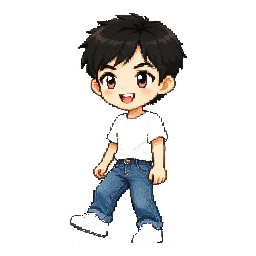
#> input picture pixel-town-app/assets/characters/01_hero_male/frame_02.png, 256 x 256 px
$ python -i atlas_tiles.py   (imports and definitions only)
#> lines starting #> are read from the running program, lines starting #| are printed output that depends on the picture; after the words box and inside, x2 and y2 are one past the last pixel; in counts of white or black regions, pixels touching at a corner belong together
"""Split transparent generated atlases by connected sprites, avoiding grid cuts."""
from collections import deque
import numpy as np
from PIL import Image, ImageFilter

def tiles(path, count=20, columns=5, filter_size=5):
#> called with count = 20, columns = 5, filter_size = 5
 im=Image.open(path).convert('RGBA')
#> im is the input picture: PIL image 256x256 RGBA; mean R, G, B, A 20, 18.9, 18.1, 48
 mask=np.array(im.getchannel('A').point(lambda x:255 if x>=128 else 0).filter(ImageFilter.MaxFilter(filter_size)))>0
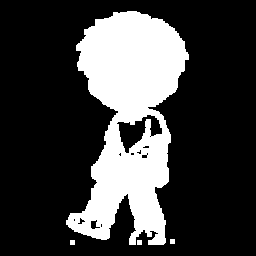
#> mask: shape (256, 256) bool; 24.7% white; 4 white regions, box (x1, y1, x2, y2) and area: (66, 11, 189, 245) 16143, (170, 239, 175, 244) 25, (70, 240, 75, 245) 25, (137, 240, 142, 245) 25
 h,w=mask.shape; labels=np.zeros((h,w),np.int32);parts=[];ident=0
#> after `h, w = mask.shape`: h = 256; w = 256
 for y,x in zip(*np.nonzero(mask)):
  y,x=int(y),int(x)
  if labels[y,x]:continue
  ident+=1;q=deque([(y,x)]);labels[y,x]=ident
  loX=hiX=x;loY=hiY=y;area=0
  while q:
   yy,xx=q.popleft();area+=1
   loX=min(loX,xx);hiX=max(hiX,xx);loY=min(loY,yy);hiY=max(hiY,yy)
   for ny,nx in ((yy-1,xx),(yy+1,xx),(yy,xx-1),(yy,xx+1)):
    if 0<=ny<h and 0<=nx<w and mask[ny,nx] and not labels[ny,nx]:
     labels[ny,nx]=ident;q.append((ny,nx))
  if area>1500:parts.append((ident,(loX,loY,hiX+1,hiY+1)))
#> this loop made 16218 passes
#> (y, x) on passes 2 to 4: (11, 128), (11, 129), (11, 130)
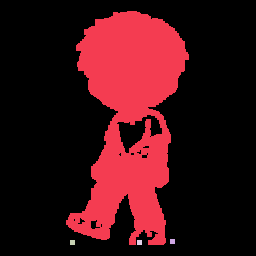
#> labels: shape (256, 256) int32; 5 distinct labels, from 0 to 4; one colour per label, 0 black
#> after the loop, ident = 4; parts = [(1, (66, 11, 189, 245))]
 # Generated neighbours can touch by one stray outline pixel. Split only a
 # genuinely double-width component, at the sparsest central vertical seam.
 while len(parts)<count:
  candidates=[p for p in parts if p[1][2]-p[1][0]>w/columns*1.65]
  if not candidates:break
  old,box=max(candidates,key=lambda p:p[1][2]-p[1][0]);bx,by,ex,ey=box
  span=ex-bx;lo=bx+round(span*.35);hi=bx+round(span*.65)
  projection=np.sum(labels[by:ey,lo:hi]==old,axis=0)
  seam=lo+int(np.argmin(projection));ident+=1
  region=labels[by:ey,seam:ex];region[region==old]=ident
  parts.remove((old,box));parts.extend([(old,(bx,by,seam,ey)),(ident,(seam,by,ex,ey))])
#> this loop made 2 passes
#> (old, bx, by, ex, ey, span, lo, hi) on pass 1: (1, 66, 11, 189, 245, 123, 109, 146)
#> pass 1, in tiles, `region = labels[by:ey, seam:ex]`:
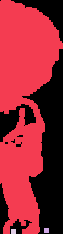
#> region: shape (234, 63) int32; 4 distinct labels, from 0 to 4; one colour per label, 0 black
#> after the loop:
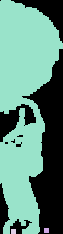
#> region: shape (234, 63) int32; 4 distinct labels, from 0 to 5; one colour per label, 0 black
#> after the loop, ident = 5; parts = [(1, (66, 11, 126, 245)), (5, (126, 11, 189, 245))]
#> (the run stopped early here; a loop or call above may not have finished)

$ run again, on pixel-town-app/assets/characters/01_hero_male/frame_03.png
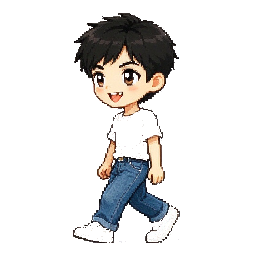
#> input picture pixel-town-app/assets/characters/01_hero_male/frame_03.png, 256 x 256 px
#> in tiles, im is the input picture: PIL image 256x256 RGBA; mean R, G, B, A 19, 18.2, 17.5, 46.8
#> mask: shape (256, 256) bool; 24.1% white; 4 white regions, box (x1, y1, x2, y2) and area: (71, 11, 182, 245) 15631, (140, 118, 146, 129) 60, (117, 239, 128, 245) 60, (176, 237, 181, 242) 25
#> the loop in tiles, `for y,x in zip(*np.nonzero(mask)):` made 15776 passes
#> (y, x) on passes 2 to 4: (11, 117), (11, 118), (11, 119)
#> after the loop in tiles, `for y,x in zip(*np.nonzero(mask)):`:
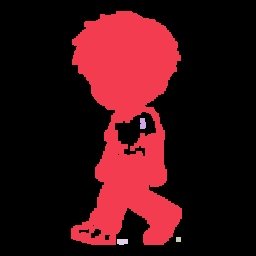
#> labels: shape (256, 256) int32; 5 distinct labels, from 0 to 4; one colour per label, 0 black
#> after the loop in tiles, `for y,x in zip(*np.nonzero(mask)):`: ident = 4; parts = [(1, (71, 11, 182, 245))]
#> the loop in tiles, `while len(parts)<count:` made 2 passes
#> (old, bx, by, ex, ey, span, lo, hi) on pass 1: (1, 71, 11, 182, 245, 111, 110, 143)
#> after the loop in tiles, `while len(parts)<count:`:
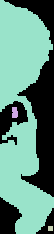
#> region: shape (234, 54) int32; 4 distinct labels, from 0 to 5; one colour per label, 0 black
#> after the loop in tiles, `while len(parts)<count:`: ident = 5; parts = [(1, (71, 11, 128, 245)), (5, (128, 11, 182, 245))]

$ run again, on pixel-town-app/assets/characters/01_hero_male/frame_07.png
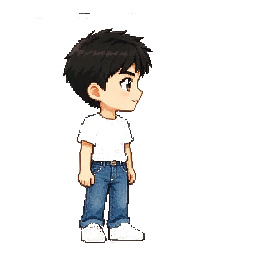
#> input picture pixel-town-app/assets/characters/01_hero_male/frame_07.png, 256 x 256 px
#> in tiles, im is the input picture: PIL image 256x256 RGBA; mean R, G, B, A 15, 14.5, 14.1, 37.6
#> mask: shape (256, 256) bool; 19.7% white; 4 white regions, box (x1, y1, x2, y2) and area: (60, 26, 155, 245) 12717, (76, 11, 92, 21) 130, (126, 11, 135, 16) 45, (34, 16, 43, 21) 45
#> the loop in tiles, `for y,x in zip(*np.nonzero(mask)):` made 12937 passes
#> (y, x) on passes 2 to 4: (11, 78), (11, 79), (11, 80)
#> after the loop in tiles, `for y,x in zip(*np.nonzero(mask)):`:
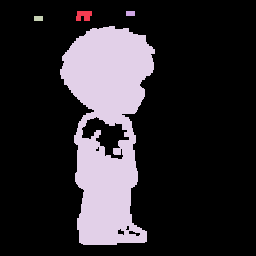
#> labels: shape (256, 256) int32; 5 distinct labels, from 0 to 4; one colour per label, 0 black
#> after the loop in tiles, `for y,x in zip(*np.nonzero(mask)):`: ident = 4; parts = [(4, (60, 26, 155, 245))]
#> the loop in tiles, `while len(parts)<count:` made 2 passes
#> (old, bx, by, ex, ey, span, lo, hi) on pass 1: (4, 60, 26, 155, 245, 95, 93, 122)
#> pass 1, in tiles, `region = labels[by:ey, seam:ex]`:
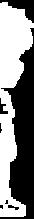
#> region: shape (219, 34) int32; values 0 (black) and 4 (white), 51% white; 7 black regions (3 under 20 px), largest, box (x1, y1, x2, y2) and area: (0, 28, 34, 219) 3202, (0, 0, 34, 23) 333, (0, 98, 8, 114) 57, (8, 205, 19, 210) 28
#> after the loop in tiles, `while len(parts)<count:`: ident = 5; parts = [(4, (60, 26, 121, 245)), (5, (121, 26, 155, 245))]
